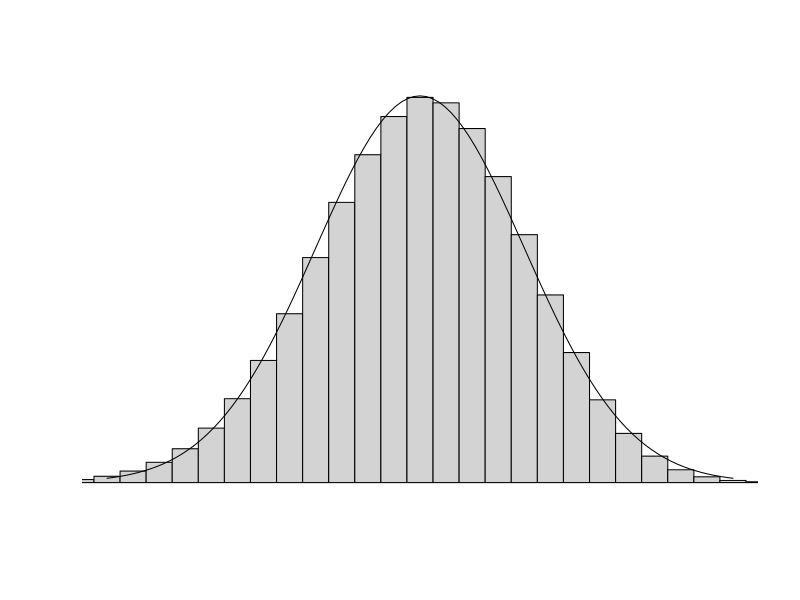

This chart was generated by the following R code:
n = 100
p = .8

bino = rbinom(1e6,n,p)
mu = n*p
s = sqrt(n*p*(1-p))

low = floor(mu-3*s)
high = ceiling(mu+3*s)

pdf(paste(c('overlay_',n,'_',p*100,'.pdf'), collapse=""),width=5,height=3)
hist(bino,xlim=c(low,high),freq=FALSE,breaks=(0:n+1)-0.5,main=NULL,xlab=NULL,ann=FALSE, xaxt='n', ylab=NULL, yaxt='n')
curve(dnorm(x,mu,s),add=TRUE)

dev.off()
